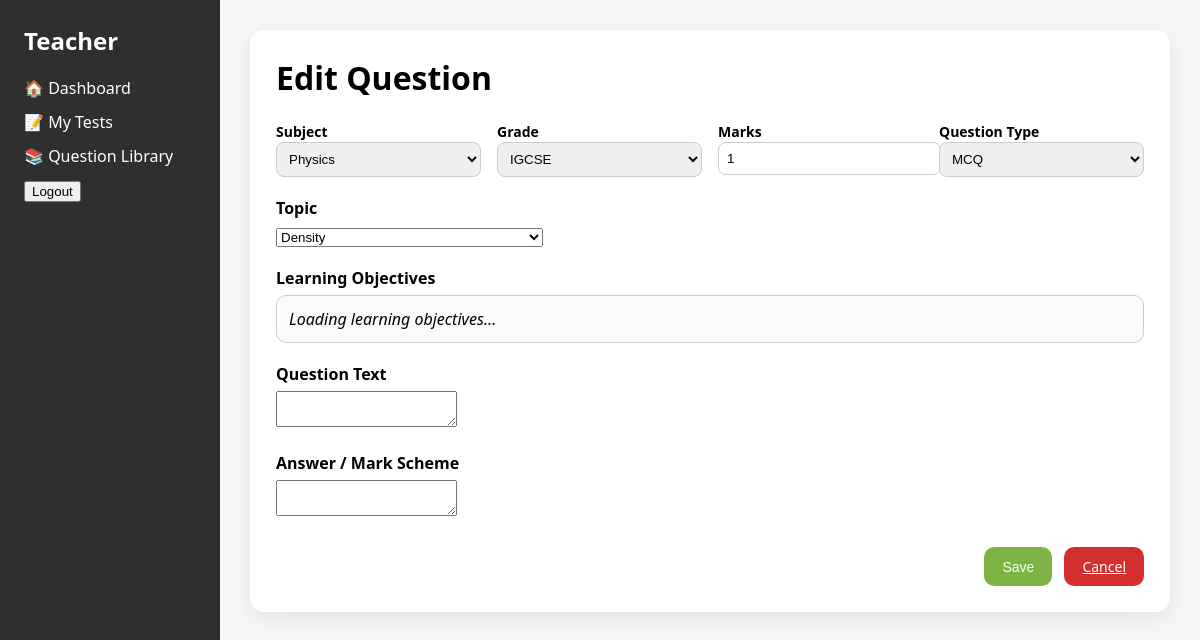
Before: /questions/edit/1/ (signed in) with the older database file.
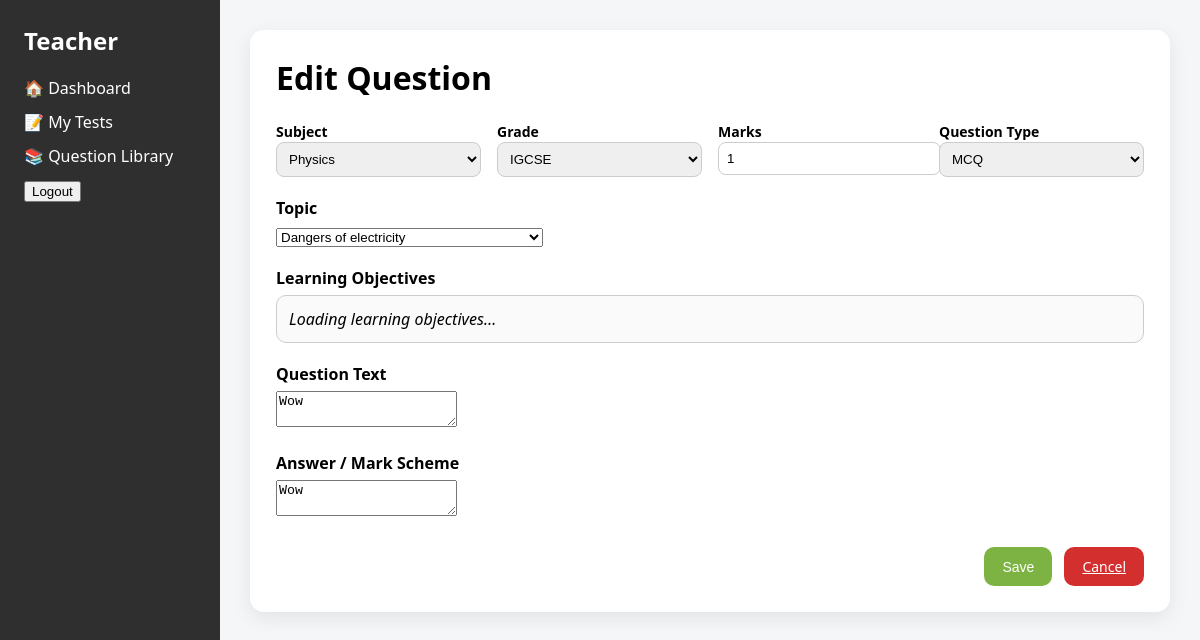
After: the same page with the newer database file.
### core/models.py (models this page shows, shortened)
class Question(models.Model):
    QUESTION_TYPES = [
        ("mcq", "MCQ"),
        ("theory", "Theory"),
        ("structured", "Structured"),
        ("practical", "Practical"),
    ]
    grade = models.ForeignKey(Grade, on_delete=models.PROTECT)
    subject = models.ForeignKey(Subject, on_delete=models.PROTECT)
    topic = models.ForeignKey(Topic, on_delete=models.PROTECT)
    year = models.PositiveIntegerField(null=True, blank=True)
    learning_objectives = models.ManyToManyField(
        LearningObjective,
        related_name="questions"
    )
    question_text = models.TextField()
    answer_text = models.TextField(blank=True)
    marks = models.PositiveIntegerField(default=1)
    question_type = models.CharField(
        max_length=20,
        choices=QUESTION_TYPES
    )
    created_by = models.ForeignKey(
        User,
        on_delete=models.CASCADE,
        related_name="questions"
    )
    created_at = models.DateTimeField(auto_now_add=True)

class Topic(models.Model):
    name = models.CharField(max_length=150)
    grade = models.ForeignKey(
        Grade,
        on_delete=models.CASCADE,
        related_name="topics"
    )
    subject = models.ForeignKey(
        Subject,
        on_delete=models.CASCADE,
        related_name="topics"
    )
    class Meta:
        unique_together = ("name", "grade", "subject")
        ordering = ["grade__name", "subject__name", "name"]

class Subject(models.Model):
    name = models.CharField(max_length=100)
    class Meta:
        ordering = ["name"]

class Grade(models.Model):
    name = models.CharField(max_length=50)
    class Meta:
        ordering = ["name"]
        verbose_name = "Grade"
        verbose_name_plural = "Grades"

### core/views.py (the view, shortened to what this page needs)
# urls.py: path("questions/edit/<int:question_id>/", views.add_edit_question, name="edit_question"),
@login_required
def add_edit_question(request, question_id=None):
    question = None
    selected_lo_ids = []
    if question_id:
        question = get_object_or_404(
            Question,
            id=question_id,
            created_by=request.user
        )
        selected_lo_ids = list(
            question.learning_objectives.values_list("id", flat=True)
        )
    grades = Grade.objects.all()
    subjects = Subject.objects.all()
    topics = Topic.objects.all()
    years = list(range(2026, 1999, -1))
    return render(
        request,
        "teacher/question_editor.html",
        {
            "question": question,
            "grades": grades,
            "subjects": subjects,
            "topics": topics,
            "selected_lo_ids": selected_lo_ids,
            "years":years,
        }
    )

### templates/teacher/question_editor.html (shortened to what this page needs)
{% extends "teacher/teacher_base.html" %}
{% block content %}
<div class="editor-card">
<h1>
  {% if question %}Edit Question{% else %}Add Question{% endif %}
</h1>
<form method="post">
<div class="meta-grid">
  <div>
    <label>Subject</label>
    <select name="subject" required>
      {% for s in subjects %}
      <option value="{{ s.id }}" {% if question.subject_id == s.id %}selected{% endif %}>
        {{ s.name }}
      </option>
      {% endfor %}
    </select>
  </div>
  <div>
    <label>Grade</label>
    <select name="grade" required>
      {% for g in grades %}
      <option value="{{ g.id }}" {% if question.grade_id == g.id %}selected{% endif %}>
        {{ g.name }}
      </option>
      {% endfor %}
    </select>
  </div>
  <div>
    <label>Marks</label>
    <input type="number" name="marks" min="1" value="{{ question.marks|default:1 }}">
  </div>
  <div>
    <label>Question Type</label>
    <select name="question_type" required>
      <option value="mcq" {% if question.question_type == "mcq" %}selected{% endif %}>MCQ</option>
    </select>
  </div>
</div>
<div class="section">
  <label>Topic</label>
  <select name="topic" id="topicSelect" required>
    {% for t in topics %}
    <option value="{{ t.id }}" {% if question.topic_id == t.id %}selected{% endif %}>
      {{ t.name }}
    </option>
    {% endfor %}
  </select>
</div>
<div class="section">
  <label>Learning Objectives</label>
  <div id="loBox" class="lo-box">
  </div>
</div>
<div class="section">
  <label>Question Text</label>
  <textarea name="question_text" class="tinymce">
{{ question.question_text|default_if_none:"" }}
  </textarea>
</div>
<div class="section">
  <label>Answer / Mark Scheme</label>
  <textarea name="answer_text" class="tinymce">
{{ question.answer_text|default_if_none:"" }}
  </textarea>
</div>
<div class="actions">
  <button type="submit" class="btn green">Save</button>
  <a href="{% url 'question_library' %}" class="btn red">Cancel</a>
</div>
</form>
</div>
{% endblock %}

Changed rows visible on the page:
changed Question "MCQ": topic "Density" → "Dangers of electricity"; question_text (not shown) → "Wow"; answer_text (not shown) → "Wow"
